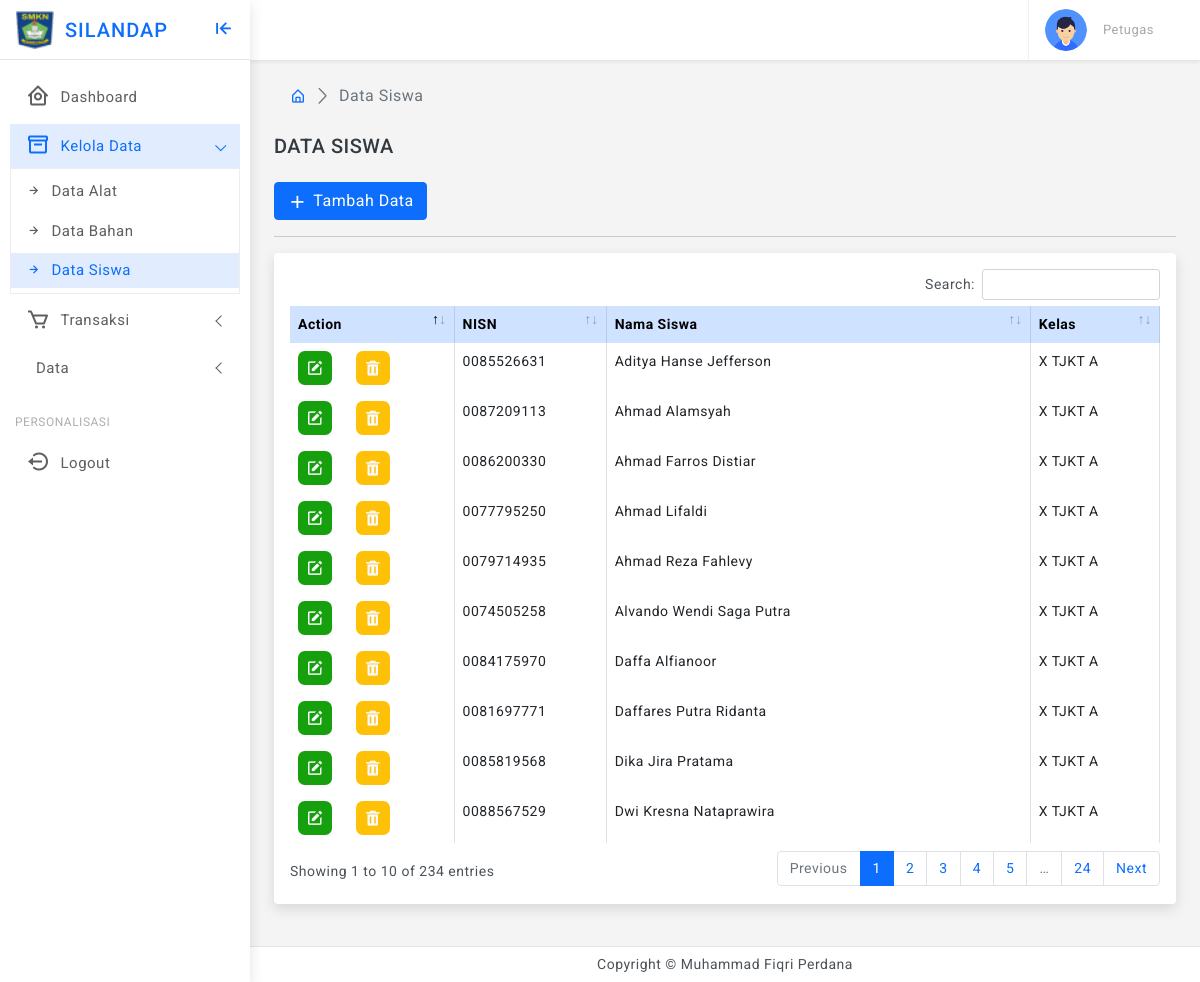
The app's page /sadmin/siswa.php with its own data.
### tables this page shows
CREATE TABLE `tbl_siswa` (
  `id_siswa` int(11) NOT NULL,
  `nisn` varchar(255) NOT NULL,
  `nama_siswa` varchar(255) NOT NULL,
  `kelas` varchar(255) NOT NULL
);

### sadmin/siswa.php (the view, shortened to what this page needs)
<?php
include "../koneksi.php";
$query_alat = "SELECT * FROM tbl_siswa";
$result_alat = mysqli_query($conn, $query_alat);
?>
<!doctype html>
<html lang="en" class="">
<head>
    <link href="../assets/plugins/simplebar/css/simplebar.css" rel="stylesheet" />
    <link href="../assets/plugins/perfect-scrollbar/css/perfect-scrollbar.css" rel="stylesheet" />
    <link href="../assets/plugins/metismenu/css/metisMenu.min.css" rel="stylesheet" />
    <link href="../assets/plugins/datatable/css/dataTables.bootstrap5.min.css" rel="stylesheet" />
    <link href="../assets/css/pace.min.css" rel="stylesheet" />
    <link href="../assets/css/bootstrap.min.css" rel="stylesheet">
    <link href="../assets/css/app.css" rel="stylesheet">
    <link href="../assets/css/icons.css" rel="stylesheet">
    <link rel="stylesheet" href="../assets/css/dark-theme.css" />
    <link rel="stylesheet" href="../assets/css/semi-dark.css" />
    <link rel="stylesheet" href="../assets/css/header-colors.css" />
</head>
<body>
    <div class="wrapper">
        <?php include "theme-sidebar.php" ?>
        <?php include "theme-header.php" ?>
        <div class="page-wrapper">
            <div class="page-content">
                <div class="page-breadcrumb d-none d-sm-flex align-items-center mb-3">
                    <div class="ps-3">
                        <nav aria-label="breadcrumb">
                            <ol class="breadcrumb mb-0 p-0">
                                <li class="breadcrumb-item"><a href="index.php"><i class="bx bx-home-alt"></i></a></li>
                                <li class="breadcrumb-item active" aria-current="page">Data Siswa</li>
                            </ol>
                        </nav>
                    </div>
                </div>
                <h5 class="my-4 text-uppercase">Data Siswa</h5>
                <div class="col">
                    <a href="siswa-tambah.php" class="btn btn-primary"><i class='bx bx-plus mr-1'></i>Tambah Data</a>
                </div>
                <hr />
                <div class="card">
                    <div class="card-body">
                        <div class="table-responsive">
                            <table id="example2" class="table table-hover table-bordered">
                                <thead class="table-primary">
                                    <tr>
                                        <th>Action</th>
                                        <th>NISN</th>
                                        <th>Nama Siswa</th>
                                        <th>Kelas</th>
                                    </tr>
                                </thead>
                                <tbody>
                                    <?php while ($row_alat = mysqli_fetch_assoc($result_alat)) { ?>
                                        <tr>
                                            <td>
                                                <div class="d-flex order-actions">
                                                    <a href="siswa-edit.php?id=<?php echo $row_alat['id_siswa'] ?>" class="text-light bg-success border-0"><i class='bx bxs-edit'></i></a>
                                                    <a href="siswa-hapus.php?id=<?php echo $row_alat["id_siswa"] ?>" class="ms-4 text-light bg-warning border-0" onClick="return confirm('Apakah anda yakin ingin menghapus data ini...?')"><i class='bx bxs-trash'></i></a>
                                                </div>
                                            </td>
                                            <td><?php echo $row_alat["nisn"] ?></td>
                                            <td><?php echo $row_alat["nama_siswa"] ?></td>
                                            <td><?php echo $row_alat["kelas"] ?></td>
                                        </tr>
                                    <?php } ?>
                                </tbody>
                            </table>
                        </div>
                    </div>
                </div>
            </div>
        </div>
        <?php include "theme-footer.php" ?>
    </div>
</body>
</html>

### assets/css/app.css (style rules this page uses)
body { font-size: 14px; color: #4c5258; letter-spacing: 0.5px; background-color: #f4f4f4; font-family: 'Roboto', sans-serif; }
a { text-decoration: none; }
.wrapper { width: 100%; position: relative; }
.page-wrapper { height: 100%; margin-top: 60px; margin-bottom: 30px; margin-left: 250px; }
.page-content { padding: 1.5rem; }
.page-breadcrumb .breadcrumb li.breadcrumb-item { font-size: 16px; }
.page-breadcrumb .breadcrumb-item+.breadcrumb-item::before { display: inline-block; padding-right: .5rem; color: #6c757d; font-family: 'LineIcons'; content: "\ea5c"; }
.order-actions a { font-size: 18px; width: 34px; height: 34px; display: flex; align-items: center; justify-content: center; background: #f1f1f1; border: 1px solid #eeecec; text-align: center; border-radius: 20%; color: #2b2a2a; }
.btn i { vertical-align: middle; font-size: 1.3rem; margin-top: -1em; margin-bottom: -1em; margin-right: 5px; }

### records on screen
tbl_siswa: nisn "0085526631", nama_siswa "Aditya Hanse Jefferson", kelas "X TJKT A"
tbl_siswa: nisn "0087209113", nama_siswa "Ahmad Alamsyah", kelas "X TJKT A"
tbl_siswa: nisn "0086200330", nama_siswa "Ahmad Farros Distiar", kelas "X TJKT A"
tbl_siswa: nisn "0077795250", nama_siswa "Ahmad Lifaldi", kelas "X TJKT A"
tbl_siswa: nisn "0079714935", nama_siswa "Ahmad Reza Fahlevy", kelas "X TJKT A"
tbl_siswa: nisn "0074505258", nama_siswa "Alvando Wendi Saga Putra", kelas "X TJKT A"
tbl_siswa: nisn "0084175970", nama_siswa "Daffa Alfianoor", kelas "X TJKT A"
tbl_siswa: nisn "0081697771", nama_siswa "Daffares Putra Ridanta", kelas "X TJKT A"
tbl_siswa: nisn "0085819568", nama_siswa "Dika Jira Pratama", kelas "X TJKT A"
tbl_siswa: nisn "0088567529", nama_siswa "Dwi Kresna Nataprawira", kelas "X TJKT A"
